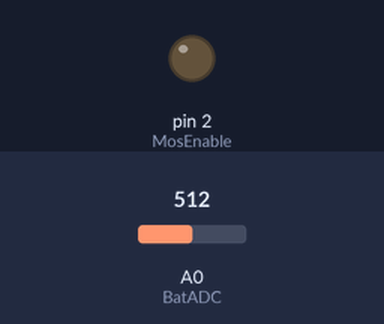
The program below on a simulated Arduino Uno, built with avr-gcc and run on an emulated ATmega328P. Parts: output pins drawn as LEDs (lit = HIGH). The test bench sets the inputs (shaded band); at power-on: A0 (BatADC) = 512. What the program prints to the serial monitor is not drawn.

Above: at 1.2 s.
1.3 s: A0 (BatADC) set to 900
At 2.1 s:
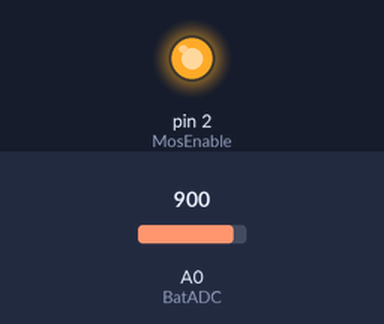
Timing chart, 0 to 9.8 s (numbered marks = the images above; inputs shaded):
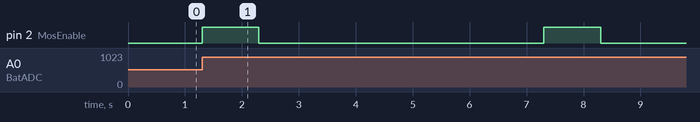

Measured:
- after the input at 1.3 s, pin 2 (MosEnable): alternates HIGH for 1.0 s and LOW for 5.0 s, starting at once

The program:

main.cpp
```cpp
#include <Arduino.h>
#include <TimerOne.h>
#include <math.h>

#define MosEnable (2)
#define BatADC    (A0)

#define t_ON_ms   1000
#define t_OFF_ms  5000
#define UVLO_voltage  2.8

volatile const uint32_t t_ON_us = t_ON_ms * (uint32_t)1000;
volatile const uint32_t t_OFF_us = t_OFF_ms * (uint32_t)1000;

//volatile bool Mos_State = false;
void switch_Mos_On(void);
void switch_Mos_Off(void);
float read_voltage(uint8_t);
void observe_idle(uint8_t);

void setup() {
    // put your setup code here, to run once:

    pinMode(MosEnable, OUTPUT);
    pinMode(BatADC, INPUT);

    Serial.begin(115200);

    // turn MOSFET on and start timer
    switch_Mos_On();

}

void loop() {
    // put your main code here, to run repeatedly:
    float cel_voltage = read_voltage(BatADC);
    Serial.print("1,");
    Serial.print(String(micros(), DEC) + ",");

    if (cel_voltage < 0.1) // no cel installed
    {
      Timer1.stop();
      digitalWrite(MosEnable, LOW);
      Serial.println("-1");
      observe_idle(BatADC);
    } else if (cel_voltage < UVLO_voltage) // under voltage lock-out reached
    {
      Timer1.stop();
      digitalWrite(MosEnable, LOW);
      Serial.println("-2");
      Serial.println("Under voltage lock-out reached");
      observe_idle(BatADC);
    } else
    {
      Serial.println(cel_voltage, 2);
    }
    //cel_voltage = round(cel_voltage * 100)/100.0;


}

// read voltage from a pin, 5V reference, 10 bit ADC resolution
float read_voltage(uint8_t pin)
{
  return analogRead(pin) * 5.0 / 1024;
}

// observe a pin and wait until a new battery is placed
void observe_idle(uint8_t pin)
{
  // wait until cel is replaced
  while (read_voltage(pin) < 4.1);
  // restart timer
  switch_Mos_On();
}

// turn on MOSFET and start timer with ON time delay
void switch_Mos_On()
{
  digitalWrite(MosEnable, HIGH);
  Timer1.initialize(t_ON_us);
  Timer1.attachInterrupt(switch_Mos_Off);
}

// turn off MOSFET and start timer with OFF time delay
void switch_Mos_Off()
{
  digitalWrite(MosEnable, LOW);
  Timer1.initialize(t_OFF_us);
  Timer1.attachInterrupt(switch_Mos_On);
}
```
